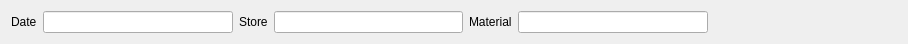
<?xml version="1.0" encoding="UTF-8"?>
<ui version="4.0">
 <class>FMaterialsInStore</class>
 <widget class="QWidget" name="FMaterialsInStore">
  <property name="geometry">
   <rect>
    <x>0</x>
    <y>0</y>
    <width>908</width>
    <height>41</height>
   </rect>
  </property>
  <property name="windowTitle">
   <string>Form</string>
  </property>
  <layout class="QHBoxLayout" name="horizontalLayout">
   <item>
    <widget class="QLabel" name="label">
     <property name="text">
      <string>Date</string>
     </property>
    </widget>
   </item>
   <item>
    <widget class="EDateEdit" name="deDate"/>
   </item>
   <item>
    <widget class="QLabel" name="label_2">
     <property name="text">
      <string>Store</string>
     </property>
    </widget>
   </item>
   <item>
    <widget class="EQLineEdit" name="leStore"/>
   </item>
   <item>
    <widget class="QLabel" name="label_3">
     <property name="text">
      <string>Material</string>
     </property>
    </widget>
   </item>
   <item>
    <widget class="EQLineEdit" name="leMaterial"/>
   </item>
   <item>
    <spacer name="horizontalSpacer">
     <property name="orientation">
      <enum>Qt::Horizontal</enum>
     </property>
     <property name="sizeHint" stdset="0">
      <size>
       <width>189</width>
       <height>20</height>
      </size>
     </property>
    </spacer>
   </item>
  </layout>
 </widget>
 <customwidgets>
  <customwidget>
   <class>EQLineEdit</class>
   <extends>QLineEdit</extends>
   <header location="global">eqlineedit.h</header>
   <slots>
    <signal>customButtonClicked(bool)</signal>
   </slots>
  </customwidget>
  <customwidget>
   <class>EDateEdit</class>
   <extends>QLineEdit</extends>
   <header location="global">edateedit.h</header>
  </customwidget>
 </customwidgets>
 <resources/>
 <connections/>
</ui>
